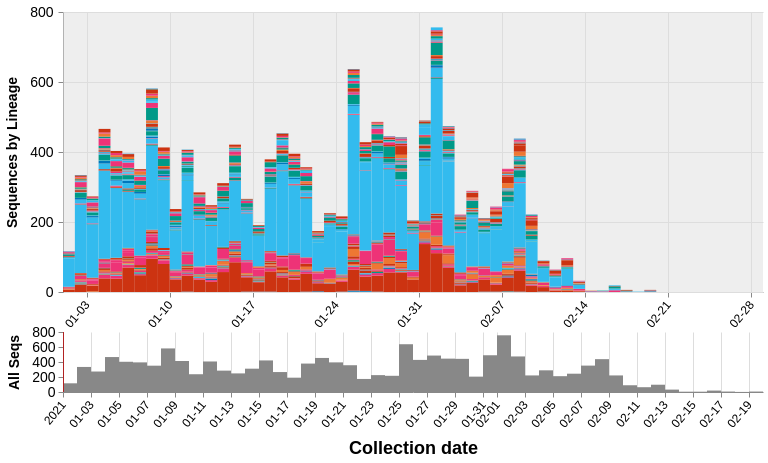

Source (Vega-Lite JSON):
### Vega specification from a JSON file in a GitHub repository (floating-point values rounded to 4 significant figures; data arrays with more than 128 entries replaced by an {"elided": "..."} marker saying what was removed)
{"$schema": "https://vega.github.io/schema/vega/v5.json", "description": "A basic stacked bar chart example.", "comment": "These will be overridden by the container of this vega plot", "width": 700, "height": 380, "padding": 5, "signals": [{"name": "disableSelectionColoring", "value": true}, {"name": "detailHeight", "value": 280}, {"name": "detailClip", "update": "detailHeight == 0"}, {"name": "overviewY", "update": "detailHeight == 0 ? 0 : detailHeight + 40"}, {"name": "overviewHeight", "value": 60}, {"name": "dateRangeStart", "value": 1575158400000, "comment": "Along with dateRangeEnd, these are hard limits on the dates shown. May need to update when we hit 2021. Dates are in milliseconds, unix epoch"}, {"name": "dateRangeEnd", "value": 4070908800000}, {"name": "dateBin", "value": 86400000, "comment": "Binning of observations by date, where date is in milliseconds. Default is 1 day (1000 * 60 * 60 * 24). This should never be less than a day. This is passed to the bin transform of cases_by_date_and_group"}, {"name": "yearBin", "value": 31556952000}, {"name": "overviewYLabel", "value": "All Seqs", "comment": "Y-axis label of the overview (bottom) panel"}, {"name": "detailYLabel", "value": "Sequences by Lineage", "comment": "Y-axis label of the detail (upper) panel"}, {"name": "yFormat", "value": "s"}, {"name": "stackOffset", "value": "zero", "comment": "Whether to show the counts as percentages ('normalize') or as absolute counts ('zero'). This is passed to the stack transform of cases_by_date_and_group"}, {"name": "cumulativeWindow", "value": [0, 0], "comment": "Window to calculate cumulative counts over. [0, 0] disables this behavior, while [null, 0] does the cumulative counting"}, {"name": "detailDomain", "value": null, "comment": "The date range selected on the overview (bottom) panel. The units are in JS date objects. If there is no date selected, this should be null."}, {"name": "brush", "value": 0, "comment": "The date range selected on the overview (bottom) panel, in screen-space coordinate units (pixels). This will be converted to dates for the detailDomain signal by referencing the xOverview scale"}, {"name": "delta", "value": 0, "comment": "The difference between windows when dragging a date selection window in the overview (bottom) panel. It is tracked onmousemove and used to update the 'brush' signal after mouseup. Units are in screen-space coordinates (pixels)"}, {"name": "xdown", "value": 0, "comment": "The initial screen-space click location, in screen-space coordinates (pixels), when first clicking on the date range window before dragging it. This is used to calculate the 'delta' signal"}, {"name": "anchor", "value": null, "comment": "The initial 'brush' signal state, when clicking on the date range window to drag it. Units are in screen-space coordinates (pixels). Used to update the 'brush' signal after dragging it."}, {"name": "hoverBar", "value": null, "comment": "Used to store which group is hovered over. Is an object with field 'group'"}, {"name": "clear", "value": true, "comment": "If clicking on anything but a grouped bar, then clear the selection (by clearing the 'selection' data object)", "on": [{"events": "mouseup[!event.item]", "update": "true", "force": true}]}, {"name": "shift", "value": false, "comment": "Track whether or not the shift key is pressed. Used to select multiple groups by holding down shift before clicking", "on": [{"events": "@detailbars:click", "update": "event.shiftKey", "force": true}]}, {"name": "clicked", "value": null, "comment": "Track clicks on the group bars, for selection purposes", "on": [{"events": "@detailbars:click", "update": "{group: datum.group}", "force": true}]}], "data": [{"name": "selected", "comment": "A list of groups that are selected", "values": [{"group": "B.1.1"}], "on": [{"trigger": "clear", "remove": true}, {"trigger": "!shift", "remove": true}, {"trigger": "!shift && clicked", "insert": "clicked"}, {"trigger": "shift && clicked", "toggle": "clicked"}]}, {"name": "cases_by_date_and_group", "comment": "Main data object, same as caseData in store", "format": {"parse": {"collection_date": "date:'%Q'"}}, "values": {"elided": "1797 records"}, "transform": [{"comment": "this creates the group_sum field on each item, which is a total sum of all cases for that group across all dates", "type": "joinaggregate", "ops": ["sum"], "fields": ["counts"], "as": ["group_counts"], "groupby": ["group", "group_name"]}, {"comment": "Bin observations by date. The width of each bin is determined by the signal dateBin. Since the most detail in the date from GISAID is by day, the bin shouldn't ever be smaller than a day.", "type": "bin", "field": "collection_date", "extent": [{"signal": "dateRangeStart"}, {"signal": "dateRangeEnd"}], "step": {"signal": "dateBin"}, "as": ["day_start", "day_end"]}, {"comment": "After binning, combine observations in the same group and day, by taking the sum of the sequence counts. The max aggs on group_counts and color are just to carry the fields over.", "type": "aggregate", "groupby": ["group", "group_name", "day_start", "day_end"], "fields": ["counts", "group_counts", "color"], "ops": ["sum", "max", "max"], "as": ["counts", "group_counts", "color"]}, {"comment": "If a group isn't present in a dateBin that others are, then impute an empty value. This is only important for the cumulative view, so as to keep things consistent. Unfortunately I don't know how to impute for days with no data at all yet. This leads to some gaps in the cumulative view.", "type": "impute", "field": "counts", "key": "day_start", "groupby": ["group", "group_name", "color", "group_counts"], "value": 0}, {"comment": "Recalculate the day_end from the day_start and dateBin, since the imputation can't work on more than one field at once.", "type": "formula", "expr": "datum.day_start + dateBin", "as": "day_end"}, {"comment": "Calculate the cumulative counts. If we're not running in cumulative mode, then output the cumulative count in a dummy field (determined by the signal windowField). If we are in cumulative mode, then overwrite the counts field.", "type": "window", "sort": {"field": "day_start"}, "groupby": ["group", "group_name"], "ops": ["sum"], "fields": ["counts"], "as": ["counts_new"], "frame": {"signal": "cumulativeWindow"}}, {"comment": "Stack bars on the same date in preparation for the visualization. Offset (zero vs. normalize) controls counts vs. percentages.", "type": "stack", "groupby": ["day_start"], "sort": {"field": "group"}, "field": "counts_new", "offset": {"signal": "stackOffset"}}]}, {"name": "years", "comment": "Groups cases by year, used to color the background of this plot by year", "source": "cases_by_date_and_group", "transform": [{"comment": "Bin observations by year", "type": "bin", "field": "day_start", "extent": [{"signal": "dateRangeStart"}, {"signal": "dateRangeEnd"}], "step": {"signal": "yearBin"}, "as": ["year_start", "year_end"]}, {"comment": "Collapse to just year_starts and ends", "type": "aggregate", "groupby": ["year_start", "year_end"]}, {"comment": "Sort by year_start", "type": "collect", "sort": {"field": "year_start"}}, {"comment": "Assign each year an id", "type": "identifier", "as": "id"}]}, {"name": "cases_by_date", "source": "cases_by_date_and_group", "comment": "Collapse cases by date (ignore group), for the data in the overview (bottom) plot", "transform": [{"type": "aggregate", "groupby": ["day_start", "day_end"], "fields": ["counts"], "ops": ["sum"], "as": ["counts_by_date"]}]}], "marks": [{"type": "group", "name": "detail", "comment": "The mark group for the detail (upper) panel", "encode": {"comment": "The width and height should be overridden by the plot's container", "update": {"clip": {"signal": "detailClip"}, "height": {"signal": "detailHeight"}, "width": {"signal": "width"}}}, "signals": [{"name": "hoverBar", "comment": "Set the hoverBar signal when a bar is hovered over, and clear it when the mouse is hovered over anything else", "push": "outer", "on": [{"events": "@detailbars:mouseover!", "update": "{group: datum.group, collection_date: datum.day_start}"}, {"events": "@detailbars:mouseout!", "update": "null"}]}], "scales": [{"name": "x", "comment": "Provide two fields for the domain, since if we only provide the day_start, the last day will get cut off, and if we only provide day_end, the first day will get cut off", "type": "time", "range": "width", "domain": {"fields": [{"data": "cases_by_date", "field": "day_start"}, {"data": "cases_by_date", "field": "day_end"}]}, "domainRaw": {"signal": "detailDomain"}, "nice": {"interval": "day", "step": 14}}, {"name": "y", "comment": "Scale the y axis from 0 to the highest bar height", "type": "linear", "range": [{"signal": "detailHeight"}, 0], "nice": true, "zero": true, "domain": {"data": "cases_by_date_and_group", "field": "y1"}}], "marks": [{"type": "group", "comment": "Not sure why we need a group mark here, but this is how it is in the example plot, so I didn't change it", "encode": {"update": {"height": {"field": {"group": "height"}}, "width": {"field": {"group": "width"}}}}, "axes": [{"orient": "bottom", "scale": "x", "zindex": 0, "format": {"year": "%Y", "quarter": "%m-%d", "month": "%m-%d", "week": "%m-%d", "date": "%m-%d", "hours": " "}, "grid": true, "gridScale": "y", "gridColor": "#DDD", "labelAngle": 310, "labelAlign": "right", "labelBaseline": "middle", "labelPadding": 5, "labelFontSize": 12, "tickCount": 10}, {"orient": "left", "scale": "y", "format": {"signal": "yFormat"}, "zindex": 0, "grid": true, "gridColor": "#DDD", "title": {"signal": "detailYLabel"}, "titleFontSize": 14, "titlePadding": 10, "labelFontSize": 14, "labelPadding": 5, "tickCount": 5}], "marks": [{"comment": "background rectangles which alternate colors", "type": "rect", "name": "yearBG", "from": {"data": "years"}, "clip": true, "interactive": false, "encode": {"update": {"zindex": [{"value": 0}], "x": {"scale": "x", "field": "year_start"}, "x2": {"scale": "x", "field": "year_end"}, "y": {"signal": "detailHeight"}, "y2": {"value": 0}, "fill": [{"test": "datum.id % 2 === 0", "value": "#fff"}, {"value": "#ddd"}], "opacity": [{"value": 0.5}]}}}, {"type": "rect", "name": "detailbars", "from": {"data": "cases_by_date_and_group"}, "clip": true, "encode": {"enter": {"strokeWidth": {"value": 1}}, "update": {"tooltip": {"signal": "{title: datum.group_name, 'Total sequences': datum.group_counts, 'Sequences': datum.counts_new, 'Collection date': timeFormat(datum.day_start, '%b %d %Y')}"}, "x": {"scale": "x", "field": "day_start"}, "x2": {"scale": "x", "field": "day_end"}, "y": {"scale": "y", "field": "y0"}, "y2": {"scale": "y", "field": "y1"}, "fill": [{"test": "disableSelectionColoring || (!length(data('selected')) || indata('selected', 'group', datum.group)) && (datum.counts_new > 0)", "field": "color", "comment": "If this group is selected, or if nothing is selected, then color it normally."}, {"value": "#CCC", "comment": "If there is a selected group and this group isn't one of them, then color it light grey"}], "stroke": [{"test": "hoverBar && hoverBar.group == datum.group && datum.counts_new > 0", "value": "#000", "comment": "If this group is being hovered over, then set outline it black. Since we're imputing empty groups, only highlight groups with more than zero cases."}, {"value": "transparent"}], "zindex": [{"test": "hoverBar && hoverBar.group == datum.group && datum.counts > 0", "value": 3, "comment": "Same as the 'stroke' test, but we also need to set the z-index here since it's possible the outline stroke will get hidden under other bars"}, {"value": 1}]}}}]}]}, {"type": "group", "name": "overview", "comment": "Mark group for the overview (bottom) panel", "encode": {"comment": "The width should be overridden by the plot container", "update": {"x": {"value": 0}, "y": {"signal": "overviewY"}, "width": {"signal": "width"}, "height": {"signal": "overviewHeight"}, "fill": {"value": "transparent"}}}, "signals": [{"name": "brush", "comment": "Trigger the date selection brush when any area of the overview plot is clicked. The update code was originally [x(), x()], but I changed it to snap to days instead of selecting by screen-space pixel. All the code does is convert from screen-space pixels --> date --> days --> round to nearest day --> date --> screen-space pixels. invert() is used to convert from pixels to date, and round(x / 86400000) rounds to the nearest day. round() * 86400000 converts from days back into the date (in milliseconds), and scale() converts from date back into screen-space coordinates. This fragment of code is used in all the signals below for day-snapping.", "push": "outer", "on": [{"events": {"merge": [{"markname": "overview", "type": "mousedown"}, {"markname": "overviewbars", "type": "mousedown"}]}, "update": "[scale('xOverview', round(invert('xOverview', x()) / 86400000) * 86400000), scale('xOverview', round(invert('xOverview', x()) / 86400000) * 86400000)]"}, {"comment": "Clear the brush selection on any double-click", "events": {"merge": [{"markname": "overview", "type": "dblclick"}, {"markname": "brushrect", "type": "dblclick"}]}, "update": "0"}, {"comment": "Update the brush on mousemove. Hold the first point of the range constant (brush[0]), and modify brush[1] by snapping to day as well (see comment above). clamp() is used to ensure that the range stays within the bounds of the plot. Capture mousemove events on both the plot and the bars to allow dragging anywhere on the overview plot", "events": {"merge": [{"source": "window", "type": "mousemove", "between": [{"markname": "overview", "type": "mousedown"}, {"source": "window", "type": "mouseup"}], "consume": true}, {"source": "window", "type": "mousemove", "between": [{"markname": "overviewbars", "type": "mousedown"}, {"source": "window", "type": "mouseup"}], "consume": true}]}, "update": "[brush[0], clamp(scale('xOverview', round(invert('xOverview', x()) / 86400000) * 86400000), 0, width)]"}, {"comment": "When the mousemove is finished (marked by mouseup event), then reorganize the brush vector so that the lesser value is first", "events": {"merge": [{"markname": "overview", "type": "mouseup"}, {"markname": "brushrect", "type": "mouseup"}]}, "update": "abs(span(brush)) <= 2 ? 0 : [brush[0], brush[1]]"}, {"comment": "Capture when the date range window is dragged, and update the ranges. Since the dragging logic implements day-snapping on its own, we don't have to round anything here.", "events": {"signal": "delta"}, "update": "clampRange([anchor[0] + delta, anchor[1] + delta], 0, width)"}]}, {"name": "anchor", "comment": "Make a copy of the brush vector when the date range is clicked. Used by the 'brush' signal to update itself after a date range drag", "push": "outer", "on": [{"events": "@brushrect:mousedown", "update": "slice(brush)"}]}, {"name": "xdown", "comment": "Track the initial drag x-coordinate, and snap to the nearest day. Used to set the 'delta' signal", "push": "outer", "on": [{"events": "@brushrect:mousedown", "update": "scale('xOverview', round(invert('xOverview', x()) / 86400000) * 86400000)"}]}, {"name": "delta", "comment": "Track how far and in what direction the date range was dragged. Snap to the nearest day. Used to set the 'brush' signal after a date range drag", "push": "outer", "on": [{"events": "[@brushrect:mousedown, window:mouseup] > window:mousemove!", "update": "scale('xOverview', round(invert('xOverview', x()) / 86400000) * 86400000) - xdown"}]}, {"name": "detailDomain", "comment": "The same as the 'brush' signal, but in date coordinates instead of screen-space (pixel) coordinates", "push": "outer", "on": [{"events": {"signal": "brush"}, "update": "span(brush) ? invert('xOverview', brush) : null"}]}], "scales": [{"name": "xOverview", "comment": "Provide two fields for the domain, since if we only provide the day_start, the last day will get cut off, and if we only provide day_end, the first day will get cut off", "type": "time", "range": "width", "domain": {"fields": [{"data": "cases_by_date", "field": "day_start"}, {"data": "cases_by_date", "field": "day_end"}]}}, {"name": "yOverview", "type": "linear", "range": [{"signal": "overviewHeight"}, 0], "domain": {"data": "cases_by_date", "field": "counts_by_date"}, "nice": true, "zero": true}], "axes": [{"orient": "bottom", "scale": "xOverview", "title": "Collection date", "titleFontSize": 18, "titlePadding": 10, "format": {"year": "%Y", "quarter": "%m-%d", "month": "%m-%d", "week": "%m-%d", "date": "%m-%d", "hours": " "}, "grid": true, "gridColor": "#DDD", "gridScale": "yOverview", "labelAngle": 310, "labelAlign": "right", "labelBaseline": "middle", "labelPadding": 5, "labelFontSize": 12, "tickCount": 15}, {"orient": "left", "scale": "yOverview", "title": {"signal": "overviewYLabel"}, "titleFontSize": 14, "titlePadding": 10, "labelFontSize": 14, "labelPadding": 3, "tickCount": 3}], "marks": [{"type": "rect", "name": "overviewbars", "from": {"data": "cases_by_date"}, "encode": {"update": {"x": {"scale": "xOverview", "field": "day_start"}, "x2": {"scale": "xOverview", "field": "day_end"}, "y": {"scale": "yOverview", "value": 0}, "y2": {"scale": "yOverview", "field": "counts_by_date"}, "fill": [{"test": "detailDomain && inrange(datum.day_start, [detailDomain[0], detailDomain[1] - 1])", "value": "#f00", "comment": "Color this bar red if it's within the date selection range"}, {"value": "#888"}]}}}, {"type": "rect", "name": "brushrect", "comment": "Draw the date selection range", "interactive": false, "encode": {"enter": {"y": {"value": 0}, "height": {"signal": "overviewHeight"}, "fill": {"value": "#333"}, "fillOpacity": {"value": 0.2}}, "update": {"x": {"signal": "if(detailDomain == null, null, scale('xOverview', detailDomain[0]))"}, "x2": {"signal": "if(detailDomain == null, null, scale('xOverview', detailDomain[1]))"}}}}, {"type": "rect", "comment": "Draw the beginning bar of the date selection range", "interactive": false, "encode": {"enter": {"y": {"value": 0}, "height": {"signal": "overviewHeight"}, "width": {"value": 1}, "fill": {"value": "firebrick"}}, "update": {"x": {"signal": "if(detailDomain == null, brush[0], scale('xOverview', detailDomain[0]))"}}}}, {"type": "rect", "comment": "Draw the ending bar of the date selection range", "interactive": false, "encode": {"enter": {"y": {"value": 0}, "height": {"signal": "overviewHeight"}, "width": {"value": 1}, "fill": {"value": "firebrick"}}, "update": {"x": {"signal": "if(detailDomain == null, brush[0], scale('xOverview', detailDomain[1]))"}}}}]}]}
